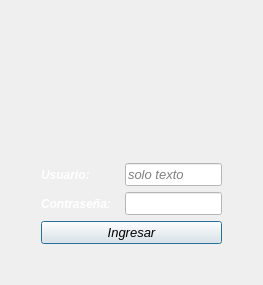
<?xml version="1.0" encoding="UTF-8"?>
<ui version="4.0">
 <class>login</class>
 <widget class="QDialog" name="login">
  <property name="geometry">
   <rect>
    <x>0</x>
    <y>0</y>
    <width>263</width>
    <height>285</height>
   </rect>
  </property>
  <property name="font">
   <font>
    <pointsize>10</pointsize>
    <italic>true</italic>
   </font>
  </property>
  <property name="windowTitle">
   <string>Dialog</string>
  </property>
  <property name="windowIcon">
   <iconset theme="QIcon::ThemeIcon::ContactNew"/>
  </property>
  <property name="windowOpacity">
   <double>0.900000000000000</double>
  </property>
  <property name="styleSheet">
   <string notr="true">#login{
	image: url(:/Imagenes/Recursos/fondo1.jpg) 0 0 0 0 stretch stretch;
}
/*background-color: rgba(0, 0, 0, .1);*/</string>
  </property>
  <layout class="QGridLayout" name="gridLayout">
   <item row="0" column="0">
    <layout class="QVBoxLayout" name="verticalLayout" stretch="5,1,1,1">
     <property name="leftMargin">
      <number>30</number>
     </property>
     <property name="topMargin">
      <number>30</number>
     </property>
     <property name="rightMargin">
      <number>30</number>
     </property>
     <property name="bottomMargin">
      <number>30</number>
     </property>
     <item>
      <widget class="QLabel" name="label_3">
       <property name="sizePolicy">
        <sizepolicy hsizetype="Preferred" vsizetype="Expanding">
         <horstretch>0</horstretch>
         <verstretch>0</verstretch>
        </sizepolicy>
       </property>
       <property name="frameShadow">
        <enum>QFrame::Shadow::Sunken</enum>
       </property>
       <property name="text">
        <string/>
       </property>
       <property name="textFormat">
        <enum>Qt::TextFormat::MarkdownText</enum>
       </property>
       <property name="scaledContents">
        <bool>true</bool>
       </property>
       <property name="indent">
        <number>0</number>
       </property>
       <property name="textInteractionFlags">
        <set>Qt::TextInteractionFlag::NoTextInteraction</set>
       </property>
      </widget>
     </item>
     <item>
      <layout class="QHBoxLayout" name="horizontalLayout" stretch="4,5">
       <item>
        <widget class="QLabel" name="label">
         <property name="font">
          <font>
           <pointsize>9</pointsize>
           <italic>true</italic>
           <bold>true</bold>
          </font>
         </property>
         <property name="styleSheet">
          <string notr="true">color: rgb(255, 255, 255);</string>
         </property>
         <property name="text">
          <string>Usuario: </string>
         </property>
        </widget>
       </item>
       <item>
        <widget class="QLineEdit" name="inUser">
         <property name="mouseTracking">
          <bool>false</bool>
         </property>
         <property name="styleSheet">
          <string notr="true">background-color: rgb(255, 255, 255);
</string>
         </property>
         <property name="inputMask">
          <string>aaaaaaaaaa</string>
         </property>
         <property name="echoMode">
          <enum>QLineEdit::EchoMode::Normal</enum>
         </property>
         <property name="placeholderText">
          <string notr="true">solo texto</string>
         </property>
         <property name="cursorMoveStyle">
          <enum>Qt::CursorMoveStyle::VisualMoveStyle</enum>
         </property>
         <property name="clearButtonEnabled">
          <bool>true</bool>
         </property>
        </widget>
       </item>
      </layout>
     </item>
     <item>
      <layout class="QHBoxLayout" name="horizontalLayout_2" stretch="4,5">
       <item>
        <widget class="QLabel" name="label_2">
         <property name="font">
          <font>
           <pointsize>9</pointsize>
           <italic>true</italic>
           <bold>true</bold>
          </font>
         </property>
         <property name="styleSheet">
          <string notr="true">color: rgb(255, 255, 255);</string>
         </property>
         <property name="text">
          <string>Contraseña: </string>
         </property>
        </widget>
       </item>
       <item>
        <widget class="QLineEdit" name="inPsw">
         <property name="mouseTracking">
          <bool>false</bool>
         </property>
         <property name="styleSheet">
          <string notr="true">background-color: rgb(255, 255, 255);</string>
         </property>
         <property name="inputMask">
          <string/>
         </property>
         <property name="text">
          <string/>
         </property>
         <property name="maxLength">
          <number>8</number>
         </property>
         <property name="frame">
          <bool>true</bool>
         </property>
         <property name="echoMode">
          <enum>QLineEdit::EchoMode::Password</enum>
         </property>
         <property name="cursorPosition">
          <number>0</number>
         </property>
         <property name="dragEnabled">
          <bool>true</bool>
         </property>
         <property name="placeholderText">
          <string/>
         </property>
         <property name="cursorMoveStyle">
          <enum>Qt::CursorMoveStyle::VisualMoveStyle</enum>
         </property>
         <property name="clearButtonEnabled">
          <bool>true</bool>
         </property>
        </widget>
       </item>
      </layout>
     </item>
     <item>
      <widget class="QPushButton" name="btnIngresar">
       <property name="layoutDirection">
        <enum>Qt::LayoutDirection::LeftToRight</enum>
       </property>
       <property name="styleSheet">
        <string notr="true"/>
       </property>
       <property name="text">
        <string>Ingresar</string>
       </property>
       <property name="icon">
        <iconset theme="QIcon::ThemeIcon::DocumentSend"/>
       </property>
       <property name="default">
        <bool>false</bool>
       </property>
       <property name="flat">
        <bool>false</bool>
       </property>
      </widget>
     </item>
    </layout>
   </item>
  </layout>
 </widget>
 <resources/>
 <connections/>
</ui>
